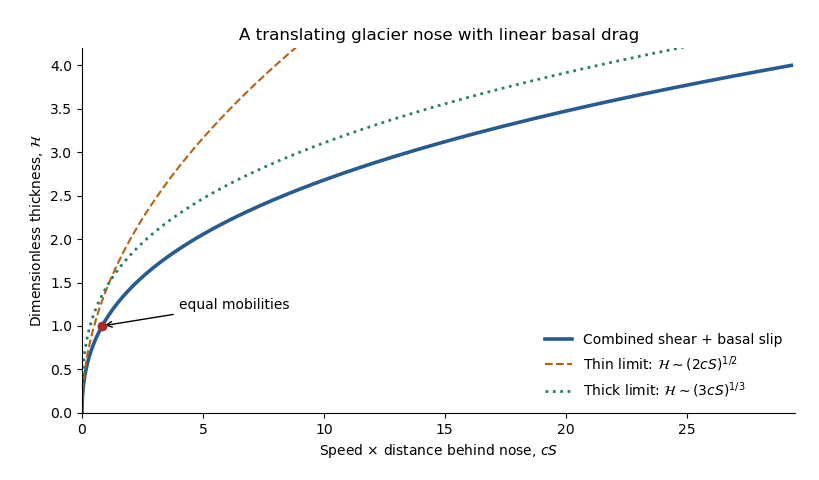

Write Python code to recreate this figure.
"""Generate the basal-drag nose plot in cwd; Make alone places media.
Tested with Python 3.14.4, NumPy 2.3.5 and Matplotlib 3.10.7.
"""
from pathlib import Path
import matplotlib
matplotlib.use('Agg')
import matplotlib.pyplot as plt
import numpy as np

fig,ax=plt.subplots(figsize=(8.2,4.8),dpi=100,facecolor='white')
fig.subplots_adjust(left=.10,right=.97,bottom=.14,top=.90)
h=np.linspace(0,4,500); s=h**3/3+h**2/2
ax.plot(s,h,lw=2.6,color='#285b8f',label='Combined shear + basal slip')
x=np.linspace(0,s[-1],500)
ax.plot(x,np.sqrt(2*x),'--',color='#b66212',label=r'Thin limit: $\mathcal{H}\sim(2cS)^{1/2}$')
ax.plot(x,np.cbrt(3*x),':',lw=2,color='#278067',label=r'Thick limit: $\mathcal{H}\sim(3cS)^{1/3}$')
ax.scatter([5/6],[1],color='#a32b29',zorder=5)
ax.annotate('equal mobilities',xy=(5/6,1),xytext=(4,1.2),arrowprops={'arrowstyle':'->'},fontsize=10)
ax.set(xlim=(0,29.5),ylim=(0,4.2),xlabel=r'Speed × distance behind nose, $cS$',ylabel=r'Dimensionless thickness, $\mathcal{H}$',title='A translating glacier nose with linear basal drag')
ax.legend(loc='lower right',frameon=False,fontsize=10)
ax.spines[['top','right']].set_visible(False)
fig.savefig(Path.cwd()/'paper-332-glacier-nose.png',dpi=100,facecolor='white',transparent=False)
plt.close(fig)
